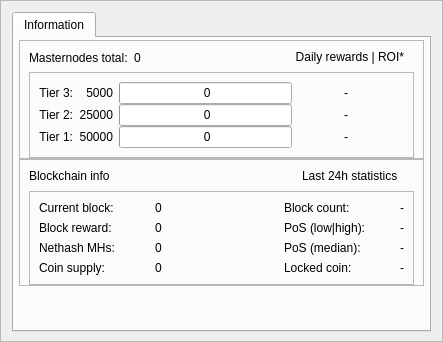
         <widget class="QFrame" name="frame_bottom_1">
          <property name="minimumSize">
           <size>
            <width>0</width>
            <height>320</height>
           </size>
          </property>
          <property name="frameShape">
           <enum>QFrame::StyledPanel</enum>
          </property>
          <property name="frameShadow">
           <enum>QFrame::Raised</enum>
          </property>
          <layout class="QVBoxLayout" name="verticalLayout_9">
           <property name="bottomMargin">
            <number>9</number>
           </property>
           <item>
            <layout class="QVBoxLayout" name="verticalLayout_7">
             <item>
              <widget class="QTabWidget" name="AdditionalFeatures">
               <property name="currentIndex">
                <number>0</number>
               </property>
               <property name="tabBarAutoHide">
                <bool>false</bool>
               </property>
               <widget class="QWidget" name="TabInformation">
                <property name="minimumSize">
                 <size>
                  <width>0</width>
                  <height>290</height>
                 </size>
                </property>
                <attribute name="title">
                 <string>Information</string>
                </attribute>
                <layout class="QVBoxLayout" name="verticalLayout_13">
                 <property name="spacing">
                  <number>5</number>
                 </property>
                 <property name="leftMargin">
                  <number>5</number>
                 </property>
                 <property name="topMargin">
                  <number>2</number>
                 </property>
                 <property name="rightMargin">
                  <number>5</number>
                 </property>
                 <property name="bottomMargin">
                  <number>2</number>
                 </property>
                 <item>
                  <layout class="QVBoxLayout" name="verticalLayout_11">
                   <property name="spacing">
                    <number>0</number>
                   </property>
                   <item>
                    <layout class="QVBoxLayout" name="verticalLayout_16"/>
                   </item>
                   <item>
                    <widget class="QFrame" name="frameMnInfo">
                     <property name="frameShape">
                      <enum>QFrame::StyledPanel</enum>
                     </property>
                     <property name="frameShadow">
                      <enum>QFrame::Raised</enum>
                     </property>
                     <layout class="QVBoxLayout" name="verticalLayout_17">
                      <property name="bottomMargin">
                       <number>0</number>
                      </property>
                      <item>
                       <layout class="QHBoxLayout" name="horizontalLayout_9">
                        <item>
                         <widget class="QLabel" name="labelMnTotal">
                          <property name="minimumSize">
                           <size>
                            <width>0</width>
                            <height>0</height>
                           </size>
                          </property>
                          <property name="maximumSize">
                           <size>
                            <width>16777215</width>
                            <height>16777215</height>
                           </size>
                          </property>
                          <property name="text">
                           <string>Masternodes total:</string>
                          </property>
                         </widget>
                        </item>
                        <item>
                         <widget class="QLabel" name="labelMnTotal_Value">
                          <property name="text">
                           <string>0</string>
                          </property>
                         </widget>
                        </item>
                        <item>
                         <spacer name="horizontalSpacer_7">
                          <property name="orientation">
                           <enum>Qt::Horizontal</enum>
                          </property>
                          <property name="sizeHint" stdset="0">
                           <size>
                            <width>40</width>
                            <height>16</height>
                           </size>
                          </property>
                         </spacer>
                        </item>
                        <item>
                         <widget class="QLabel" name="labelROI">
                          <property name="minimumSize">
                           <size>
                            <width>0</width>
                            <height>0</height>
                           </size>
                          </property>
                          <property name="maximumSize">
                           <size>
                            <width>16777215</width>
                            <height>16777215</height>
                           </size>
                          </property>
                          <property name="text">
                           <string>Daily rewards | ROI*   </string>
                          </property>
                          <property name="alignment">
                           <set>Qt::AlignRight</set>
                          </property>
                         </widget>
                        </item>
                       </layout>
                      </item>
                      <item>
                       <widget class="QFrame" name="frameMnInfoLevels">
                        <property name="frameShape">
                         <enum>QFrame::StyledPanel</enum>
                        </property>
                        <property name="frameShadow">
                         <enum>QFrame::Raised</enum>
                        </property>
                        <layout class="QGridLayout" name="gridLayout_2">
                         <property name="verticalSpacing">
                          <number>0</number>
                         </property>
                         <item row="0" column="2">
                          <widget class="QProgressBar" name="graphMN1">
                           <property name="minimumSize">
                            <size>
                             <width>0</width>
                             <height>18</height>
                            </size>
                           </property>
                           <property name="maximumSize">
                            <size>
                             <width>16777215</width>
                             <height>16777215</height>
                            </size>
                           </property>
                           <property name="value">
                            <number>0</number>
                           </property>
                           <property name="format">
                            <string> %v</string>
                           </property>
                          </widget>
                         </item>
                         <item row="1" column="2">
                          <widget class="QProgressBar" name="graphMN2">
                           <property name="minimumSize">
                            <size>
                             <width>0</width>
                             <height>18</height>
                            </size>
                           </property>
                           <property name="maximumSize">
                            <size>
                             <width>16777215</width>
                             <height>16777215</height>
                            </size>
                           </property>
                           <property name="value">
                            <number>0</number>
                           </property>
                           <property name="format">
                            <string> %v</string>
                           </property>
                          </widget>
                         </item>
                         <item row="3" column="2">
                          <widget class="QProgressBar" name="graphMN3">
                           <property name="minimumSize">
                            <size>
                             <width>0</width>
                             <height>18</height>
                            </size>
                           </property>
                           <property name="maximumSize">
                            <size>
                             <width>16777215</width>
                             <height>16777215</height>
                            </size>
                           </property>
                           <property name="value">
                            <number>0</number>
                           </property>
                           <property name="format">
                            <string> %v</string>
                           </property>
                          </widget>
                         </item>
                         <item row="0" column="3">
                          <widget class="QLabel" name="roi_11">
                           <property name="minimumSize">
                            <size>
                             <width>50</width>
                             <height>0</height>
                            </size>
                           </property>
                           <property name="maximumSize">
                            <size>
                             <width>16777215</width>
                             <height>16777215</height>
                            </size>
                           </property>
                           <property name="text">
                            <string>-</string>
                           </property>
                           <property name="alignment">
                            <set>Qt::AlignRight|Qt::AlignTrailing|Qt::AlignVCenter</set>
                           </property>
                          </widget>
                         </item>
                         <item row="0" column="4">
                          <widget class="QLabel" name="roi_12">
                           <property name="minimumSize">
                            <size>
                             <width>50</width>
                             <height>0</height>
                            </size>
                           </property>
                           <property name="maximumSize">
                            <size>
                             <width>16777215</width>
                             <height>16777215</height>
                            </size>
                           </property>
                           <property name="text">
                            <string/>
                           </property>
                           <property name="alignment">
                            <set>Qt::AlignLeading|Qt::AlignLeft|Qt::AlignVCenter</set>
                           </property>
                          </widget>
                         </item>
                         <item row="1" column="3">
                          <widget class="QLabel" name="roi_21">
                           <property name="minimumSize">
                            <size>
                             <width>50</width>
                             <height>0</height>
                            </size>
                           </property>
                           <property name="maximumSize">
                            <size>
                             <width>16777215</width>
                             <height>16777215</height>
                            </size>
                           </property>
                           <property name="text">
                            <string>-</string>
                           </property>
                           <property name="alignment">
                            <set>Qt::AlignRight|Qt::AlignTrailing|Qt::AlignVCenter</set>
                           </property>
                          </widget>
                         </item>
                         <item row="1" column="4">
                          <widget class="QLabel" name="roi_22">
                           <property name="minimumSize">
                            <size>
                             <width>50</width>
                             <height>0</height>
                            </size>
                           </property>
                           <property name="maximumSize">
                            <size>
                             <width>16777215</width>
                             <height>16777215</height>
                            </size>
                           </property>
                           <property name="text">
                            <string/>
                           </property>
                           <property name="alignment">
                            <set>Qt::AlignLeading|Qt::AlignLeft|Qt::AlignVCenter</set>
                           </property>
                          </widget>
                         </item>
                         <item row="3" column="3">
                          <widget class="QLabel" name="roi_31">
                           <property name="minimumSize">
                            <size>
                             <width>50</width>
                             <height>0</height>
                            </size>
                           </property>
                           <property name="maximumSize">
                            <size>
                             <width>16777215</width>
                             <height>16777215</height>
                            </size>
                           </property>
                           <property name="text">
                            <string>-</string>
                           </property>
                           <property name="alignment">
                            <set>Qt::AlignRight|Qt::AlignTrailing|Qt::AlignVCenter</set>
                           </property>
                          </widget>
                         </item>
                         <item row="3" column="4">
                          <widget class="QLabel" name="roi_32">
                           <property name="minimumSize">
                            <size>
                             <width>50</width>
                             <height>0</height>
                            </size>
                           </property>
                           <property name="maximumSize">
                            <size>
                             <width>16777215</width>
                             <height>16777215</height>
                            </size>
                           </property>
                           <property name="text">
                            <string/>
                           </property>
                           <property name="alignment">
                            <set>Qt::AlignLeading|Qt::AlignLeft|Qt::AlignVCenter</set>
                           </property>
                          </widget>
                         </item>
                         <item row="0" column="0">
                          <widget class="QLabel" name="label">
                           <property name="minimumSize">
                            <size>
                             <width>0</width>
                             <height>0</height>
                            </size>
                           </property>
                           <property name="maximumSize">
                            <size>
                             <width>16777215</width>
                             <height>16777215</height>
                            </size>
                           </property>
                           <property name="text">
                            <string>Tier 3:</string>
                           </property>
                           <property name="alignment">
                            <set>Qt::AlignRight|Qt::AlignTrailing|Qt::AlignVCenter</set>
                           </property>
                          </widget>
                         </item>
                         <item row="1" column="0">
                          <widget class="QLabel" name="label_2">
                           <property name="minimumSize">
                            <size>
                             <width>0</width>
                             <height>0</height>
                            </size>
                           </property>
                           <property name="maximumSize">
                            <size>
                             <width>16777215</width>
                             <height>16777215</height>
                            </size>
                           </property>
                           <property name="text">
                            <string>Tier 2:</string>
                           </property>
                           <property name="alignment">
                            <set>Qt::AlignRight|Qt::AlignTrailing|Qt::AlignVCenter</set>
                           </property>
                          </widget>
                         </item>
                         <item row="3" column="0">
                          <widget class="QLabel" name="label_3">
                           <property name="minimumSize">
                            <size>
                             <width>0</width>
                             <height>0</height>
                            </size>
                           </property>
                           <property name="maximumSize">
                            <size>
                             <width>16777215</width>
                             <height>16777215</height>
                            </size>
                           </property>
                           <property name="text">
                            <string>Tier 1:</string>
                           </property>
                           <property name="alignment">
                            <set>Qt::AlignRight|Qt::AlignTrailing|Qt::AlignVCenter</set>
                           </property>
                          </widget>
                         </item>
                         <item row="0" column="1">
                          <widget class="QLabel" name="label_lcolat">
                           <property name="text">
                            <string>5000</string>
                           </property>
                           <property name="alignment">
                            <set>Qt::AlignRight|Qt::AlignTrailing|Qt::AlignVCenter</set>
                           </property>
                          </widget>
                         </item>
                         <item row="1" column="1">
                          <widget class="QLabel" name="label_mcolat">
                           <property name="text">
                            <string>25000</string>
                           </property>
                           <property name="alignment">
                            <set>Qt::AlignRight|Qt::AlignTrailing|Qt::AlignVCenter</set>
                           </property>
                          </widget>
                         </item>
                         <item row="3" column="1">
                          <widget class="QLabel" name="label_fcolat">
                           <property name="text">
                            <string>50000</string>
                           </property>
                           <property name="alignment">
                            <set>Qt::AlignRight|Qt::AlignTrailing|Qt::AlignVCenter</set>
                           </property>
                          </widget>
                         </item>
                        </layout>
                       </widget>
                      </item>
                     </layout>
                    </widget>
                   </item>
                   <item>
                    <widget class="QFrame" name="frameBlockchainInfo">
                     <property name="frameShape">
                      <enum>QFrame::StyledPanel</enum>
                     </property>
                     <property name="frameShadow">
                      <enum>QFrame::Raised</enum>
                     </property>
                     <layout class="QVBoxLayout" name="verticalLayout_18">
                      <property name="bottomMargin">
                       <number>0</number>
                      </property>
                      <item>
                       <layout class="QHBoxLayout">
                        <item>
                         <widget class="QLabel" name="label_blockchaininfo">
                          <property name="text">
                           <string>Blockchain info</string>
                          </property>
                          <property name="alignment">
                           <set>Qt::AlignLeading</set>
                          </property>
                         </widget>
                        </item>
                        <item>
                         <spacer name="horizontalSpacer_6">
                          <property name="orientation">
                           <enum>Qt::Horizontal</enum>
                          </property>
                          <property name="sizeType">
                           <enum>QSizePolicy::Expanding</enum>
                          </property>
                          <property name="sizeHint" stdset="0">
                           <size>
                            <width>40</width>
                            <height>16</height>
                           </size>
                          </property>
                         </spacer>
                        </item>
                        <item>
                         <widget class="QLabel" name="label_24hblockchaininfo">
                          <property name="text">
                           <string>Last 24h statistics     </string>
                          </property>
                          <property name="alignment">
                           <set>Qt::AlignRight</set>
                          </property>
                         </widget>
                        </item>
                       </layout>
                      </item>
                      <item>
                       <widget class="QFrame" name="frameBlockchainInfoData">
                        <property name="frameShape">
                         <enum>QFrame::StyledPanel</enum>
                        </property>
                        <property name="frameShadow">
                         <enum>QFrame::Raised</enum>
                        </property>
                        <layout class="QGridLayout" name="gridLayout_3">
                         <item row="0" column="0">
                          <widget class="QLabel" name="label_CurrentBlock">
                           <property name="minimumSize">
                            <size>
                             <width>110</width>
                             <height>0</height>
                            </size>
                           </property>
                           <property name="maximumSize">
                            <size>
                             <width>130</width>
                             <height>16777215</height>
                            </size>
                           </property>
                           <property name="text">
                            <string>Current block:</string>
                           </property>
                           <property name="alignment">
                            <set>Qt::AlignVCenter</set>
                           </property>
                          </widget>
                         </item>
                         <item row="0" column="1">
                          <widget class="QLabel" name="label_CurrentBlock_value">
                           <property name="minimumSize">
                            <size>
                             <width>110</width>
                             <height>0</height>
                            </size>
                           </property>
                           <property name="maximumSize">
                            <size>
                             <width>130</width>
                             <height>16777215</height>
                            </size>
                           </property>
                           <property name="text">
                            <string>0</string>
                           </property>
                           <property name="alignment">
                            <set>Qt::AlignVCenter</set>
                           </property>
                          </widget>
                         </item>
                         <item row="0" column="2">
                          <widget class="QLabel" name="label_spacer">
                           <property name="minimumSize">
                            <size>
                             <width>0</width>
                             <height>0</height>
                            </size>
                           </property>
                           <property name="maximumSize">
                            <size>
                             <width>16777215</width>
                             <height>16777215</height>
                            </size>
                           </property>
                           <property name="text">
                            <string/>
                           </property>
                          </widget>
                         </item>
                         <item row="0" column="3">
                          <widget class="QLabel" name="label_24hBlock">
                           <property name="minimumSize">
                            <size>
                             <width>110</width>
                             <height>0</height>
                            </size>
                           </property>
                           <property name="maximumSize">
                            <size>
                             <width>130</width>
                             <height>16777215</height>
                            </size>
                           </property>
                           <property name="text">
                            <string>Block count:</string>
                           </property>
                           <property name="alignment">
                            <set>Qt::AlignVCenter</set>
                           </property>
                          </widget>
                         </item>
                         <item row="0" column="4">
                          <widget class="QLabel" name="label_24hBlock_value">
                           <property name="minimumSize">
                            <size>
                             <width>0</width>
                             <height>0</height>
                            </size>
                           </property>
                           <property name="maximumSize">
                            <size>
                             <width>100</width>
                             <height>16777215</height>
                            </size>
                           </property>
                           <property name="text">
                            <string>-</string>
                           </property>
                           <property name="alignment">
                            <set>Qt::AlignVCenter</set>
                           </property>
                          </widget>
                         </item>
                         <item row="1" column="0">
                          <widget class="QLabel" name="label_CurrentBlockReward">
                           <property name="text">
                            <string>Block reward:</string>
                           </property>
                           <property name="alignment">
                            <set>Qt::AlignVCenter</set>
                           </property>
                          </widget>
                         </item>
                         <item row="1" column="1">
                          <widget class="QLabel" name="label_CurrentBlockReward_value">
                           <property name="text">
                            <string>0</string>
                           </property>
                           <property name="alignment">
                            <set>Qt::AlignVCenter</set>
                           </property>
                          </widget>
                         </item>
                         <item row="1" column="3">
                          <widget class="QLabel" name="label_24hPoS">
                           <property name="toolTip">
                            <string>Average value of 100 max/min inputs in the last 24 hours</string>
                           </property>
                           <property name="text">
                            <string>PoS (low|high):</string>
                           </property>
                           <property name="alignment">
                            <set>Qt::AlignVCenter</set>
                           </property>
                          </widget>
                         </item>
                         <item row="1" column="4">
                          <widget class="QLabel" name="label_24hPoS_value">
                           <property name="text">
                            <string>-</string>
                           </property>
                           <property name="alignment">
                            <set>Qt::AlignVCenter</set>
                           </property>
                          </widget>
                         </item>
                         <item row="2" column="0">
                          <widget class="QLabel" name="label_Nethash">
                           <property name="text">
                            <string>Nethash MHs:</string>
                           </property>
                           <property name="alignment">
                            <set>Qt::AlignVCenter</set>
                           </property>
                          </widget>
                         </item>
                         <item row="2" column="1">
                          <widget class="QLabel" name="label_Nethash_value">
                           <property name="text">
                            <string>0</string>
                           </property>
                           <property name="alignment">
                            <set>Qt::AlignVCenter</set>
                           </property>
                          </widget>
                         </item>
                         <item row="2" column="3">
                          <widget class="QLabel" name="label_24hPoSMedian">
                           <property name="toolTip">
                            <string>Median value of all PoS inputs in the last 24 hours</string>
                           </property>
                           <property name="text">
                            <string>PoS (median):</string>
                           </property>
                           <property name="alignment">
                            <set>Qt::AlignVCenter</set>
                           </property>
                          </widget>
                         </item>
                         <item row="2" column="4">
                          <widget class="QLabel" name="label_24hPoSMedian_value">
                           <property name="text">
                            <string>-</string>
                           </property>
                           <property name="alignment">
                            <set>Qt::AlignVCenter</set>
                           </property>
                          </widget>
                         </item>
                         <item row="3" column="0">
                          <widget class="QLabel" name="label_Supply">
                           <property name="text">
                            <string>Coin supply:</string>
                           </property>
                           <property name="alignment">
                            <set>Qt::AlignVCenter</set>
                           </property>
                          </widget>
                         </item>
                         <item row="3" column="1">
                          <widget class="QLabel" name="label_Supply_value">
                           <property name="text">
                            <string>0</string>
                           </property>
                           <property name="alignment">
                            <set>Qt::AlignVCenter</set>
                           </property>
                          </widget>
                         </item>
                         <item row="3" column="3">
                          <widget class="QLabel" name="label_LockedCoin">
                           <property name="text">
                            <string>Locked coin:</string>
                           </property>
                           <property name="alignment">
                            <set>Qt::AlignVCenter</set>
                           </property>
                          </widget>
                         </item>
                         <item row="3" column="4">
                          <widget class="QLabel" name="label_LockedCoin_value">
                           <property name="text">
                            <string>-</string>
                           </property>
                           <property name="alignment">
                            <set>Qt::AlignVCenter</set>
                           </property>
                          </widget>
                         </item>
                        </layout>
                       </widget>
                      </item>
                     </layout>
                    </widget>
                   </item>
                   <item>
                    <spacer name="verticalSpacer_2">
                     <property name="orientation">
                      <enum>Qt::Vertical</enum>
                     </property>
                     <property name="sizeHint" stdset="0">
                      <size>
                       <width>20</width>
                       <height>10</height>
                      </size>
                     </property>
                    </spacer>
                   </item>
                  </layout>
                 </item>
                </layout>
               </widget>
              </widget>
             </item>
            </layout>
           </item>
          </layout>
         </widget>
